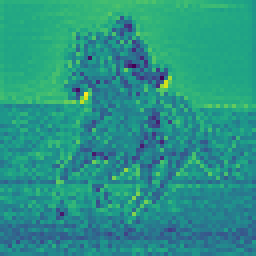
#> input picture latent_visualizations/image_latent_channel_0.png, 64 x 64 px (shown 4 times larger)
$ python apply_laplacian.py   (older library calls are emulated)
#> lines starting #> are read from the running program, lines starting #| are printed output that depends on the picture
import matplotlib
matplotlib.use("Agg")

import cv2
import matplotlib.pyplot as plt
import os

# Folder containing latent channel images
img_dir = "latent_visualizations"

# Latent channel image files
image_files = [
    "image_latent_channel_0.png",
    "image_latent_channel_1.png",
    "image_latent_channel_2.png",
    "image_latent_channel_3.png",
]

# Create figure
fig, axes = plt.subplots(4, 2, figsize=(12, 20))

for row, file_name in enumerate(image_files):

    img_path = os.path.join(img_dir, file_name)

    # Read grayscale image
    img = cv2.imread(img_path, cv2.IMREAD_GRAYSCALE)
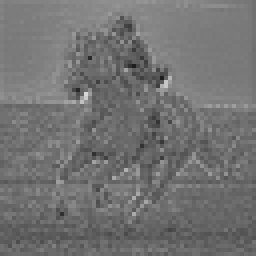
#> img: shape (64, 64) (shown 4 times larger); min 30, max 215, mean 114

    # Apply Gaussian blur (recommended before Laplacian)
    blurred = cv2.GaussianBlur(img, (3, 3), 0)
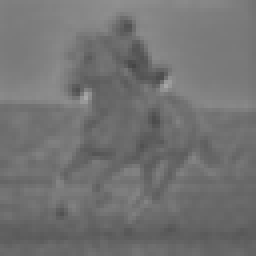
#> blurred: shape (64, 64) (shown 4 times larger); min 70, max 168, mean 114

    # Apply Laplacian
    laplacian = cv2.Laplacian(blurred, cv2.CV_64F)
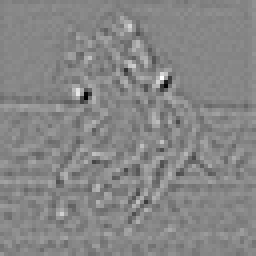
#> laplacian: shape (64, 64) float64 (shown 4 times larger); min -76, max 68, mean 0; drawn with min black and max white

    # Normalize for visualization
    laplacian_vis = cv2.normalize(
        laplacian,
        None,
        0,
        255,
        cv2.NORM_MINMAX
    ).astype("uint8")

    # Plot original latent channel
    axes[row, 0].imshow(img, cmap="gray")
    axes[row, 0].set_title(f"{file_name}")
    axes[row, 0].axis("off")

    # Plot Laplacian
    axes[row, 1].imshow(laplacian_vis, cmap="gray")
    axes[row, 1].set_title(f"Laplacian of Channel {row}")
    axes[row, 1].axis("off")
#> pass 2 of the loop `for row, file_name in enumerate(image_files):`:
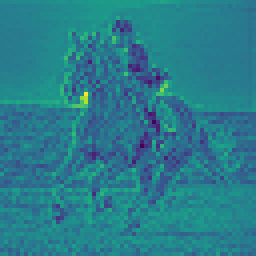
#> input picture latent_visualizations/image_latent_channel_1.png, 64 x 64 px (shown 4 times larger)
#> `img = cv2.imread(img_path, cv2.IMREAD_GRAYSCALE)`:
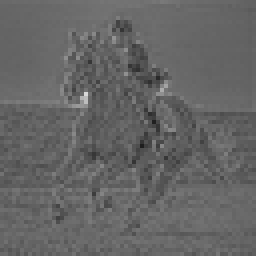
#> img: shape (64, 64) (shown 4 times larger); min 30, max 215, mean 100.9
#> `laplacian = cv2.Laplacian(blurred, cv2.CV_64F)`:
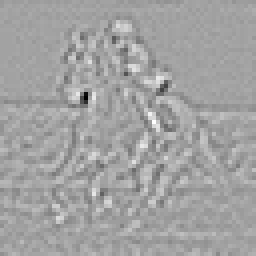
#> laplacian: shape (64, 64) float64 (shown 4 times larger); min -72, max 41, mean 0; drawn with min black and max white
#> pass 3 of the loop `for row, file_name in enumerate(image_files):`:
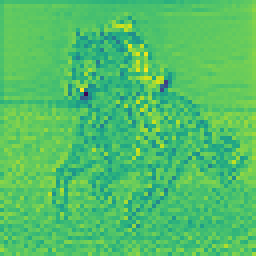
#> input picture latent_visualizations/image_latent_channel_2.png, 64 x 64 px (shown 4 times larger)
#> `blurred = cv2.GaussianBlur(img, (3, 3), 0)`:
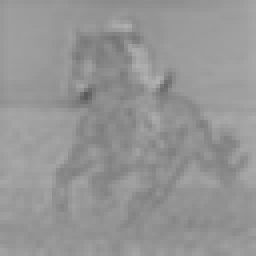
#> blurred: shape (64, 64) (shown 4 times larger); min 91, max 176, mean 149.1
#> `laplacian = cv2.Laplacian(blurred, cv2.CV_64F)`:
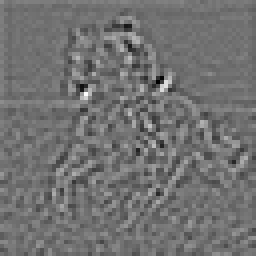
#> laplacian: shape (64, 64) float64 (shown 4 times larger); min -54, max 67, mean 0; drawn with min black and max white
#> the loop made 4 passes; the first 3 are shown

# Layout
plt.tight_layout()

# Save figure
plt.savefig("latent_laplacian_visualization.png", dpi=300, bbox_inches="tight")
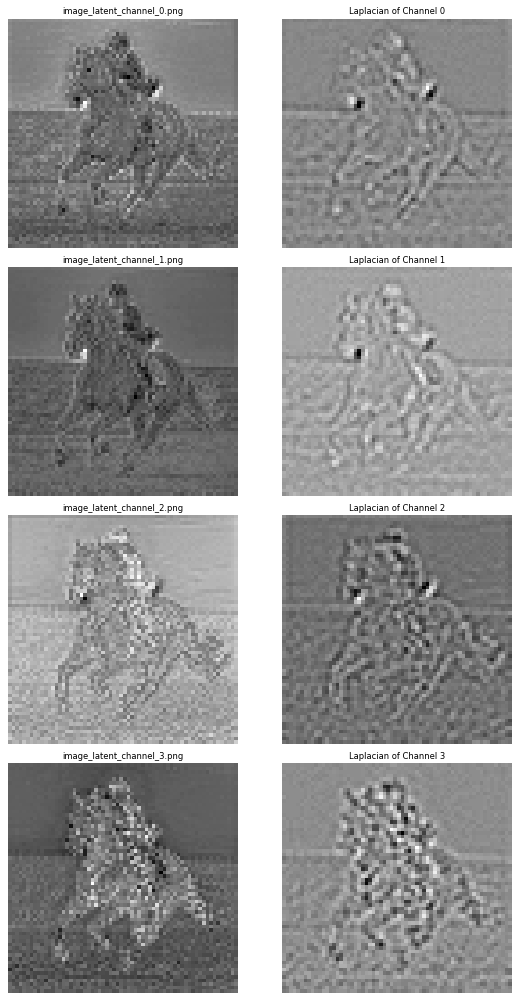
#> figure drawn by matplotlib, 8 panels

# Show
plt.show()
